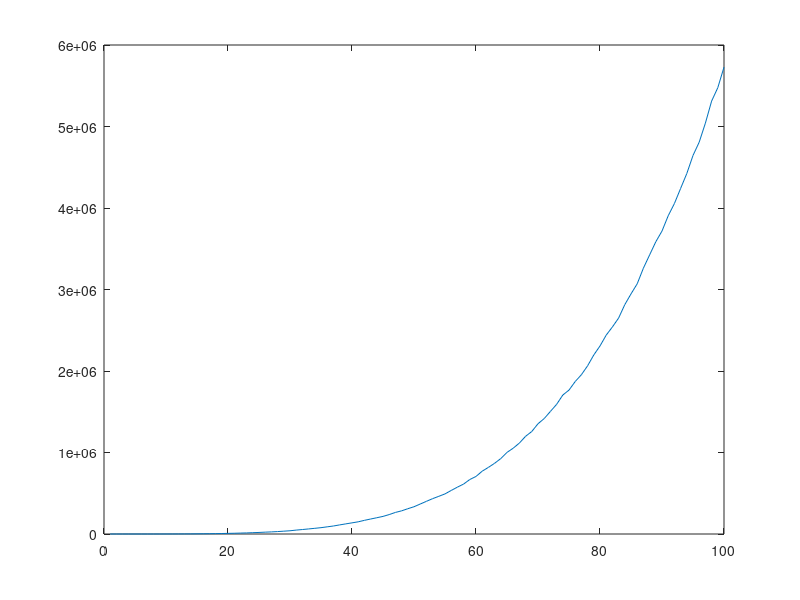

Recreate this plot in MATLAB.
y = [0
0
0
4
6
22
52
120
188
377
529
797
1131
1429
2101
2958
3630
4762
6024
7725
9208
11416
13411
16293
19157
22761
25900
29818
34725
39767
47983
54913
62203
69745
77732
87967
98206
111585
124308
136797
149582
167616
183832
199636
215957
238411
264685
284216
310222
334561
367593
400821
433696
462375
492114
534207
574999
612751
668591
706071
770901
817440
867638
925736
1001318
1052821
1116142
1198894
1257797
1352813
1416366
1503916
1590510
1704924
1765857
1870802
1954561
2063960
2197106
2307261
2440182
2540475
2649507
2814531
2945980
3069959
3262082
3424085
3585643
3717210
3904616
4054677
4239940
4423055
4644594
4808233
5041802
5311423
5476284
5728336
];

x = [1
2
3
4
5
6
7
8
9
10
11
12
13
14
15
16
17
18
19
20
21
22
23
24
25
26
27
28
29
30
31
32
33
34
35
36
37
38
39
40
41
42
43
44
45
46
47
48
49
50
51
52
53
54
55
56
57
58
59
60
61
62
63
64
65
66
67
68
69
70
71
72
73
74
75
76
77
78
79
80
81
82
83
84
85
86
87
88
89
90
91
92
93
94
95
96
97
98
99
100
];plot(x,y)